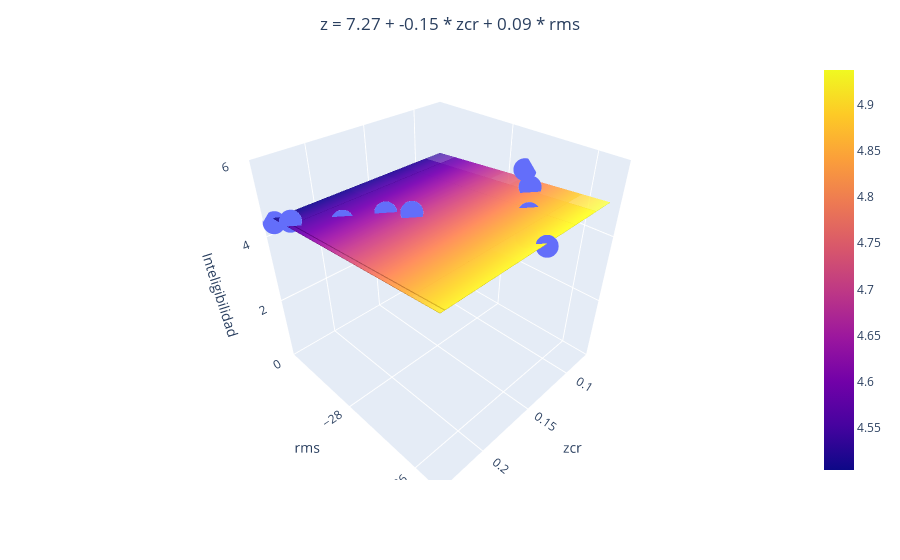

Notebook source saved alongside this figure:
### Code cell
if len(dicc_model) == 2:
    import plotly.express as px
    import plotly.graph_objects as go

    # Seleccionamos solo las características seleccionadas en X
    X_selected = X[:, selected_features]

    # Entrenamos el modelo de regresión con las características seleccionadas
    regr_multivar = SVR(kernel='linear')
    regr_multivar.fit(X_selected, y)

    # Obtenemos las predicciones del modelo para las características seleccionadas
    y_pred = regr_multivar.predict(X_selected)

    # Crear la figura
    fig = px.scatter_3d(x=X_selected[:, 0], y=X_selected[:, 1], z=y)

    # Crear el plano de regresión
    xx, yy = np.meshgrid(X_selected[:, 0], X_selected[:, 1])
    zz = regr_multivar.intercept_ + np.dot(np.array([xx.ravel(), yy.ravel()]).T, regr_multivar.coef_.ravel()).reshape(xx.shape)
    fig.add_trace(go.Surface(x=xx, y=yy, z=zz, opacity=0.5))

    # Construir la cadena de texto para la ecuación del plano
    equation = f'z = {regr_multivar.intercept_[0].round(2)}'
    for i, (key, model) in enumerate(dicc_model.items()):
        equation += f' + {regr_multivar.coef_[0][i].round(2)} * {key.replace("_model", "")}'
    
    # Centrar el título
    fig.update_layout(title=dict(text=equation, x=0.5, xanchor='center'))

    # Etiquetas de los ejes y rango del eje z
    fig.update_layout(scene=dict(xaxis_title=list(dicc_model.keys())[0].replace("_model", ""), yaxis_title=list(dicc_model.keys())[1].replace("_model", ""), zaxis_title='Inteligibilidad', zaxis=dict(range=[0, 6]), yaxis=dict(tickvals=[-28, -26, -24, -22])))

    fig.write_html(
       os.path.join(PATH, TEST_FOLDER, REGGRESSION_FOLDER, INTELIGIBILIDAD_FOLDER, FEMALE_FOLDER, 'regresion_inteligibilidad_multivariable_female.html')
    )

    fig.show()

### Figure 1 — Plotly figure (JSON) as saved in the notebook; plotly's stock layout.template omitted (floating-point values rounded to 4 significant figures)
{"data": [{"hovertemplate": "x=%{x}<br>y=%{y}<br>z=%{z}<extra></extra>", "legendgroup": "", "marker": {"color": "#636efa", "symbol": "circle"}, "mode": "markers", "name": "", "scene": "scene", "showlegend": false, "type": "scatter3d", "x": [0.07594, 0.1378, 0.09304, 0.2356, 0.2044, 0.1812, 0.1478, 0.117, 0.2325, 0.1734], "y": [-27.5, -26.1, -27, -30, -29, -28.5, -25.5, -26.5, -29.5, -28], "z": [4.975, 4.625, 4.9, 4.4, 4.5, 4.65, 4.875, 4.725, 4.65, 4.8]}, {"opacity": 0.5, "type": "surface", "x": [[0.07594, 0.1378, 0.09304, 0.2356, 0.2044, 0.1812, 0.1478, 0.117, 0.2325, 0.1734], [0.07594, 0.1378, 0.09304, 0.2356, 0.2044, 0.1812, 0.1478, 0.117, 0.2325, 0.1734], [0.07594, 0.1378, 0.09304, 0.2356, 0.2044, 0.1812, 0.1478, 0.117, 0.2325, 0.1734], [0.07594, 0.1378, 0.09304, 0.2356, 0.2044, 0.1812, 0.1478, 0.117, 0.2325, 0.1734], [0.07594, 0.1378, 0.09304, 0.2356, 0.2044, 0.1812, 0.1478, 0.117, 0.2325, 0.1734], [0.07594, 0.1378, 0.09304, 0.2356, 0.2044, 0.1812, 0.1478, 0.117, 0.2325, 0.1734], [0.07594, 0.1378, 0.09304, 0.2356, 0.2044, 0.1812, 0.1478, 0.117, 0.2325, 0.1734], [0.07594, 0.1378, 0.09304, 0.2356, 0.2044, 0.1812, 0.1478, 0.117, 0.2325, 0.1734], [0.07594, 0.1378, 0.09304, 0.2356, 0.2044, 0.1812, 0.1478, 0.117, 0.2325, 0.1734], [0.07594, 0.1378, 0.09304, 0.2356, 0.2044, 0.1812, 0.1478, 0.117, 0.2325, 0.1734]], "y": [[-27.5, -27.5, -27.5, -27.5, -27.5, -27.5, -27.5, -27.5, -27.5, -27.5], [-26.1, -26.1, -26.1, -26.1, -26.1, -26.1, -26.1, -26.1, -26.1, -26.1], [-27, -27, -27, -27, -27, -27, -27, -27, -27, -27], [-30, -30, -30, -30, -30, -30, -30, -30, -30, -30], [-29, -29, -29, -29, -29, -29, -29, -29, -29, -29], [-28.5, -28.5, -28.5, -28.5, -28.5, -28.5, -28.5, -28.5, -28.5, -28.5], [-25.5, -25.5, -25.5, -25.5, -25.5, -25.5, -25.5, -25.5, -25.5, -25.5], [-26.5, -26.5, -26.5, -26.5, -26.5, -26.5, -26.5, -26.5, -26.5, -26.5], [-29.5, -29.5, -29.5, -29.5, -29.5, -29.5, -29.5, -29.5, -29.5, -29.5], [-28, -28, -28, -28, -28, -28, -28, -28, -28, -28]], "z": [[4.756, 4.746, 4.753, 4.732, 4.737, 4.74, 4.745, 4.749, 4.732, 4.741], [4.883, 4.874, 4.881, 4.86, 4.864, 4.868, 4.873, 4.877, 4.86, 4.869], [4.801, 4.792, 4.799, 4.778, 4.782, 4.786, 4.79, 4.795, 4.778, 4.787], [4.528, 4.519, 4.525, 4.504, 4.509, 4.512, 4.517, 4.522, 4.505, 4.513], [4.619, 4.61, 4.616, 4.595, 4.6, 4.603, 4.608, 4.613, 4.596, 4.604], [4.664, 4.655, 4.662, 4.641, 4.645, 4.649, 4.654, 4.658, 4.641, 4.65], [4.938, 4.929, 4.935, 4.914, 4.919, 4.922, 4.927, 4.932, 4.915, 4.923], [4.847, 4.838, 4.844, 4.823, 4.828, 4.831, 4.836, 4.841, 4.824, 4.832], [4.573, 4.564, 4.571, 4.55, 4.554, 4.558, 4.563, 4.567, 4.55, 4.559], [4.71, 4.701, 4.707, 4.686, 4.691, 4.694, 4.699, 4.704, 4.687, 4.696]]}], "layout": {"legend": {"tracegroupgap": 0}, "margin": {"t": 60}, "scene": {"domain": {"x": [0, 1], "y": [0, 1]}, "xaxis": {"title": {"text": "zcr"}}, "yaxis": {"tickvals": [-28, -26, -24, -22], "title": {"text": "rms"}}, "zaxis": {"range": [0, 6], "title": {"text": "Inteligibilidad"}}}, "title": {"text": "z = 7.27 + -0.15 * zcr + 0.09 * rms", "x": 0.5, "xanchor": "center"}}}
